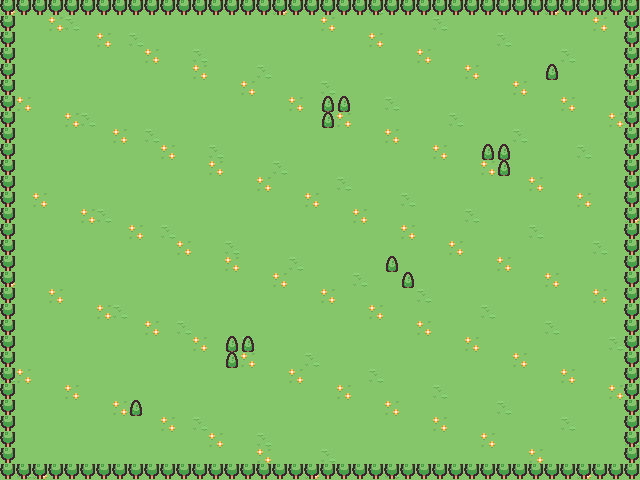

This is a level from a 2D game, rendered from its Tiled map with the project's own tilesets. A one-line summary and the map file follow, with tile-layer data summarised:
An orthogonal 40x30 tile map with 16x16 px tiles, 2 tile layers (ground, obstacles) and 8 objects (4x entrance, 2x Door, 2x Warp).

<map version="1.10" tiledversion="1.10.2" orientation="orthogonal" renderorder="right-down" width="40" height="30" tilewidth="16" tileheight="16" infinite="0" nextlayerid="5" nextobjectid="9">
 <tileset firstgid="1" source="tileset.tsx" />
 <layer id="1" name="ground" width="40" height="30">
  <data>[1200 cells, 1200 non-empty, 3 distinct tile ids]</data>
 </layer>
 <layer id="2" name="obstacles" width="40" height="30">
  <data>[1200 cells, 149 non-empty, 2 distinct tile ids]</data>
 </layer>
 <objectgroup id="3" name="doors">
  <object id="1" name="start" type="entrance" x="320" y="240">
   <point />
  </object>
  <object id="2" name="gate_in" type="entrance" x="72" y="240">
   <point />
  </object>
  <object id="3" name="gate" type="Door" x="16" y="224" width="16" height="16">
   <properties>
    <property name="to" value="town" />
    <property name="entrance" value="gate_out" />
   </properties>
  </object>
  <object id="4" name="pad_a" type="Warp" x="160" y="96" width="16" height="16">
   <properties>
    <property name="entrance" value="beside_b" />
   </properties>
  </object>
  <object id="5" name="pad_b" type="Warp" x="464" y="352" width="16" height="16">
   <properties>
    <property name="entrance" value="beside_a" />
   </properties>
  </object>
  <object id="6" name="beside_a" type="entrance" x="168" y="144">
   <point />
  </object>
  <object id="7" name="beside_b" type="entrance" x="472" y="400">
   <point />
  </object>
  <object id="8" name="horn" type="Door" x="560" y="320" width="16" height="16">
   <properties>
    <property name="to" value="town" />
    <property name="entrance" value="square" />
    <property name="party" type="bool" value="true" />
   </properties>
  </object>
 </objectgroup>
 <objectgroup id="4" name="actors" />
</map>
